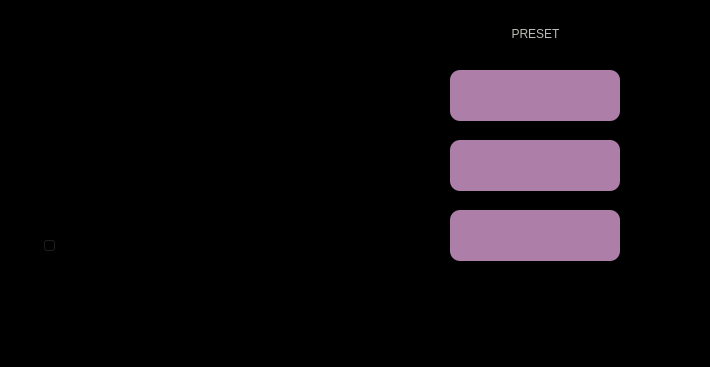
<?xml version="1.0" encoding="UTF-8"?>
<ui version="4.0">
 <class>HVSLRLightScreenLandscape</class>
 <widget class="QWidget" name="HVSLRLightScreenLandscape">
  <property name="geometry">
   <rect>
    <x>0</x>
    <y>0</y>
    <width>710</width>
    <height>367</height>
   </rect>
  </property>
  <property name="windowTitle">
   <string>Form</string>
  </property>
  <property name="styleSheet">
   <string notr="true">background:black;</string>
  </property>
  <widget class="QLabel" name="bodySpectrum">
   <property name="geometry">
    <rect>
     <x>111</x>
     <y>0</y>
     <width>228</width>
     <height>364</height>
    </rect>
   </property>
   <property name="styleSheet">
    <string notr="true">background-color: rgba(255, 255, 255, 0);</string>
   </property>
   <property name="text">
    <string>&lt;html&gt;&lt;head/&gt;&lt;body&gt;&lt;p&gt;&lt;img src=&quot;:/images/landscape/light_screen/Body_Spectrum_Normal_228x364.png&quot;/&gt;&lt;/p&gt;&lt;/body&gt;&lt;/html&gt;</string>
   </property>
  </widget>
  <widget class="QSlider" name="lightIntensityBarSlider">
   <property name="geometry">
    <rect>
     <x>30</x>
     <y>30</y>
     <width>40</width>
     <height>223</height>
    </rect>
   </property>
   <property name="maximum">
    <number>100</number>
   </property>
   <property name="singleStep">
    <number>1</number>
   </property>
   <property name="pageStep">
    <number>20</number>
   </property>
   <property name="value">
    <number>0</number>
   </property>
   <property name="tracking">
    <bool>false</bool>
   </property>
   <property name="orientation">
    <enum>Qt::Vertical</enum>
   </property>
  </widget>
  <widget class="QLabel" name="separationBar">
   <property name="geometry">
    <rect>
     <x>406</x>
     <y>269</y>
     <width>256</width>
     <height>3</height>
    </rect>
   </property>
   <property name="text">
    <string>&lt;html&gt;&lt;head/&gt;&lt;body&gt;&lt;p&gt;&lt;img src=&quot;:/images/landscape/light_screen/Separation_Bar_Normal_256x3.png&quot;/&gt;&lt;/p&gt;&lt;/body&gt;&lt;/html&gt;</string>
   </property>
  </widget>
  <widget class="QToolButton" name="whiteLightBtn">
   <property name="geometry">
    <rect>
     <x>580</x>
     <y>272</y>
     <width>93</width>
     <height>94</height>
    </rect>
   </property>
   <property name="styleSheet">
    <string notr="true">border: 0; background-color: rgba(255, 255, 255, 0);</string>
   </property>
   <property name="text">
    <string/>
   </property>
   <property name="icon">
    <iconset resource="../resources/resources.qrc">
     <normaloff>:/images/common/light_screen/White_Light_Ring_Normal_94x94.png</normaloff>
     <normalon>:/images/landscape/light_screen/White_Light_Active_94x94.png</normalon>:/images/common/light_screen/White_Light_Ring_Normal_94x94.png</iconset>
   </property>
   <property name="iconSize">
    <size>
     <width>93</width>
     <height>94</height>
    </size>
   </property>
   <property name="checkable">
    <bool>true</bool>
   </property>
   <property name="checked">
    <bool>false</bool>
   </property>
   <attribute name="buttonGroup">
    <string notr="true">lightButtonGroup</string>
   </attribute>
  </widget>
  <widget class="QLabel" name="lightDescription">
   <property name="geometry">
    <rect>
     <x>357</x>
     <y>6</y>
     <width>357</width>
     <height>286</height>
    </rect>
   </property>
   <property name="styleSheet">
    <string notr="true">background-color: rgba(255, 255, 255, 0);</string>
   </property>
   <property name="text">
    <string>&lt;html&gt;&lt;head/&gt;&lt;body&gt;&lt;p&gt;&lt;br/&gt;&lt;/p&gt;&lt;/body&gt;&lt;/html&gt;</string>
   </property>
  </widget>
  <widget class="QToolButton" name="blueLightBtn">
   <property name="geometry">
    <rect>
     <x>286</x>
     <y>61</y>
     <width>77</width>
     <height>77</height>
    </rect>
   </property>
   <property name="styleSheet">
    <string notr="true">border: 0; background-color: rgba(255, 255, 255, 0);</string>
   </property>
   <property name="text">
    <string/>
   </property>
   <property name="icon">
    <iconset resource="../resources/resources.qrc">
     <normaloff>:/images/landscape/light_screen/Blue_Icon_Normal_77x77.png</normaloff>
     <normalon>:/images/landscape/light_screen/Blue_Icon_Active_77x77.png</normalon>:/images/landscape/light_screen/Blue_Icon_Normal_77x77.png</iconset>
   </property>
   <property name="iconSize">
    <size>
     <width>77</width>
     <height>77</height>
    </size>
   </property>
   <property name="checkable">
    <bool>true</bool>
   </property>
   <property name="checked">
    <bool>false</bool>
   </property>
   <property name="autoExclusive">
    <bool>false</bool>
   </property>
   <attribute name="buttonGroup">
    <string notr="true">lightButtonGroup</string>
   </attribute>
  </widget>
  <widget class="QToolButton" name="violetLightBtn">
   <property name="geometry">
    <rect>
     <x>270</x>
     <y>0</y>
     <width>80</width>
     <height>72</height>
    </rect>
   </property>
   <property name="styleSheet">
    <string notr="true">border: 0; background-color: rgba(255, 255, 255, 0);</string>
   </property>
   <property name="text">
    <string/>
   </property>
   <property name="icon">
    <iconset resource="../resources/resources.qrc">
     <normaloff>:/images/landscape/light_screen/Violet_Icon_Normal_80x72.png</normaloff>
     <normalon>:/images/landscape/light_screen/Violet_Icon_Active_80x72.png</normalon>:/images/landscape/light_screen/Violet_Icon_Normal_80x72.png</iconset>
   </property>
   <property name="iconSize">
    <size>
     <width>80</width>
     <height>72</height>
    </size>
   </property>
   <property name="checkable">
    <bool>true</bool>
   </property>
   <property name="checked">
    <bool>false</bool>
   </property>
   <property name="autoExclusive">
    <bool>false</bool>
   </property>
   <attribute name="buttonGroup">
    <string notr="true">lightButtonGroup</string>
   </attribute>
  </widget>
  <widget class="QToolButton" name="yellowLightBtn">
   <property name="geometry">
    <rect>
     <x>289</x>
     <y>135</y>
     <width>86</width>
     <height>89</height>
    </rect>
   </property>
   <property name="styleSheet">
    <string notr="true">border: 0; background-color: rgba(255, 255, 255, 0);</string>
   </property>
   <property name="text">
    <string/>
   </property>
   <property name="icon">
    <iconset resource="../resources/resources.qrc">
     <normaloff>:/images/landscape/light_screen/Yellow_Icon_Normal_86x89.png</normaloff>
     <normalon>:/images/landscape/light_screen/Yellow_Icon_Active_86x89.png</normalon>:/images/landscape/light_screen/Yellow_Icon_Normal_86x89.png</iconset>
   </property>
   <property name="iconSize">
    <size>
     <width>86</width>
     <height>89</height>
    </size>
   </property>
   <property name="checkable">
    <bool>true</bool>
   </property>
   <property name="checked">
    <bool>false</bool>
   </property>
   <property name="autoExclusive">
    <bool>false</bool>
   </property>
   <attribute name="buttonGroup">
    <string notr="true">lightButtonGroup</string>
   </attribute>
  </widget>
  <widget class="QToolButton" name="redLightBtn">
   <property name="geometry">
    <rect>
     <x>294</x>
     <y>275</y>
     <width>79</width>
     <height>79</height>
    </rect>
   </property>
   <property name="styleSheet">
    <string notr="true">border: 0; background-color: rgba(255, 255, 255, 0);</string>
   </property>
   <property name="text">
    <string/>
   </property>
   <property name="icon">
    <iconset resource="../resources/resources.qrc">
     <normaloff>:/images/landscape/light_screen/Red_Icon_Normal_79x79.png</normaloff>
     <normalon>:/images/landscape/light_screen/Red_Icon_Active_79x79.png</normalon>:/images/landscape/light_screen/Red_Icon_Normal_79x79.png</iconset>
   </property>
   <property name="iconSize">
    <size>
     <width>79</width>
     <height>79</height>
    </size>
   </property>
   <property name="checkable">
    <bool>true</bool>
   </property>
   <property name="checked">
    <bool>false</bool>
   </property>
   <property name="autoExclusive">
    <bool>false</bool>
   </property>
   <attribute name="buttonGroup">
    <string notr="true">lightButtonGroup</string>
   </attribute>
  </widget>
  <widget class="QToolButton" name="indigoLightBtn">
   <property name="geometry">
    <rect>
     <x>92</x>
     <y>17</y>
     <width>103</width>
     <height>76</height>
    </rect>
   </property>
   <property name="styleSheet">
    <string notr="true">border: 0; background-color: rgba(255, 255, 255, 0);</string>
   </property>
   <property name="text">
    <string/>
   </property>
   <property name="icon">
    <iconset resource="../resources/resources.qrc">
     <normaloff>:/images/landscape/light_screen/Purple_Icon_Normal_103x76.png</normaloff>
     <normalon>:/images/landscape/light_screen/Purple_Icon_Active_103x76.png</normalon>:/images/landscape/light_screen/Purple_Icon_Normal_103x76.png</iconset>
   </property>
   <property name="iconSize">
    <size>
     <width>103</width>
     <height>76</height>
    </size>
   </property>
   <property name="checkable">
    <bool>true</bool>
   </property>
   <property name="checked">
    <bool>false</bool>
   </property>
   <property name="autoExclusive">
    <bool>false</bool>
   </property>
   <attribute name="buttonGroup">
    <string notr="true">lightButtonGroup</string>
   </attribute>
  </widget>
  <widget class="QToolButton" name="greenLightBtn">
   <property name="geometry">
    <rect>
     <x>77</x>
     <y>98</y>
     <width>82</width>
     <height>81</height>
    </rect>
   </property>
   <property name="styleSheet">
    <string notr="true">border: 0; background-color: rgba(255, 255, 255, 0);</string>
   </property>
   <property name="text">
    <string/>
   </property>
   <property name="icon">
    <iconset resource="../resources/resources.qrc">
     <normaloff>:/images/landscape/light_screen/Green_Icon_Normal_82x81.png</normaloff>
     <normalon>:/images/landscape/light_screen/Green_Icon_Active_82x81.png</normalon>:/images/landscape/light_screen/Green_Icon_Normal_82x81.png</iconset>
   </property>
   <property name="iconSize">
    <size>
     <width>82</width>
     <height>81</height>
    </size>
   </property>
   <property name="checkable">
    <bool>true</bool>
   </property>
   <property name="checked">
    <bool>false</bool>
   </property>
   <property name="autoExclusive">
    <bool>false</bool>
   </property>
   <attribute name="buttonGroup">
    <string notr="true">lightButtonGroup</string>
   </attribute>
  </widget>
  <widget class="QToolButton" name="orangeLightBtn">
   <property name="geometry">
    <rect>
     <x>76</x>
     <y>188</y>
     <width>90</width>
     <height>95</height>
    </rect>
   </property>
   <property name="styleSheet">
    <string notr="true">border: 0; background-color: rgba(255, 255, 255, 0);</string>
   </property>
   <property name="text">
    <string/>
   </property>
   <property name="icon">
    <iconset resource="../resources/resources.qrc">
     <normaloff>:/images/landscape/light_screen/Orange_Icon_Normal_90x95.png</normaloff>
     <normalon>:/images/landscape/light_screen/Orange_Icon_Active_90x95.png</normalon>:/images/landscape/light_screen/Orange_Icon_Normal_90x95.png</iconset>
   </property>
   <property name="iconSize">
    <size>
     <width>90</width>
     <height>95</height>
    </size>
   </property>
   <property name="checkable">
    <bool>true</bool>
   </property>
   <property name="checked">
    <bool>false</bool>
   </property>
   <property name="autoExclusive">
    <bool>false</bool>
   </property>
   <attribute name="buttonGroup">
    <string notr="true">lightButtonGroup</string>
   </attribute>
  </widget>
  <widget class="QToolButton" name="violetLightBtnArrow">
   <property name="enabled">
    <bool>false</bool>
   </property>
   <property name="geometry">
    <rect>
     <x>213</x>
     <y>20</y>
     <width>80</width>
     <height>26</height>
    </rect>
   </property>
   <property name="styleSheet">
    <string notr="true">border: 0; background-color: rgba(255, 255, 255, 0);</string>
   </property>
   <property name="text">
    <string/>
   </property>
   <property name="icon">
    <iconset>
     <disabledoff>:/images/landscape/light_screen/Violet_Arrow_Normal_80x26.png</disabledoff>
     <disabledon>:/images/landscape/light_screen/Violet_Arrow_Active_80x26.png</disabledon>
    </iconset>
   </property>
   <property name="iconSize">
    <size>
     <width>80</width>
     <height>26</height>
    </size>
   </property>
   <property name="checkable">
    <bool>true</bool>
   </property>
   <property name="checked">
    <bool>false</bool>
   </property>
   <attribute name="buttonGroup">
    <string notr="true">lightButtonArrowGroup</string>
   </attribute>
  </widget>
  <widget class="QToolButton" name="blueLightBtnArrow">
   <property name="enabled">
    <bool>false</bool>
   </property>
   <property name="geometry">
    <rect>
     <x>213</x>
     <y>86</y>
     <width>96</width>
     <height>26</height>
    </rect>
   </property>
   <property name="styleSheet">
    <string notr="true">border: 0; background-color: rgba(255, 255, 255, 0);</string>
   </property>
   <property name="text">
    <string/>
   </property>
   <property name="icon">
    <iconset>
     <disabledoff>:/images/landscape/light_screen/Blue_Arrow_Normal_96x26.png</disabledoff>
     <disabledon>:/images/landscape/light_screen/Blue_Arrow_Active_96x26.png</disabledon>
    </iconset>
   </property>
   <property name="iconSize">
    <size>
     <width>96</width>
     <height>26</height>
    </size>
   </property>
   <property name="checkable">
    <bool>true</bool>
   </property>
   <property name="checked">
    <bool>false</bool>
   </property>
   <attribute name="buttonGroup">
    <string notr="true">lightButtonArrowGroup</string>
   </attribute>
  </widget>
  <widget class="QToolButton" name="greenLightBtnArrow">
   <property name="enabled">
    <bool>false</bool>
   </property>
   <property name="geometry">
    <rect>
     <x>135</x>
     <y>124</y>
     <width>106</width>
     <height>30</height>
    </rect>
   </property>
   <property name="styleSheet">
    <string notr="true">border: 0; background-color: rgba(255, 255, 255, 0);</string>
   </property>
   <property name="text">
    <string/>
   </property>
   <property name="icon">
    <iconset>
     <disabledoff>:/images/landscape/light_screen/Green_Arrow_Normal_106X30.png</disabledoff>
     <disabledon>:/images/landscape/light_screen/Green_Arrow_Active_106X30.png</disabledon>
    </iconset>
   </property>
   <property name="iconSize">
    <size>
     <width>106</width>
     <height>30</height>
    </size>
   </property>
   <property name="checkable">
    <bool>true</bool>
   </property>
   <property name="checked">
    <bool>false</bool>
   </property>
   <attribute name="buttonGroup">
    <string notr="true">lightButtonArrowGroup</string>
   </attribute>
  </widget>
  <widget class="QToolButton" name="yellowLightBtnArrow">
   <property name="enabled">
    <bool>false</bool>
   </property>
   <property name="geometry">
    <rect>
     <x>213</x>
     <y>167</y>
     <width>105</width>
     <height>26</height>
    </rect>
   </property>
   <property name="styleSheet">
    <string notr="true">border: 0; background-color: rgba(255, 255, 255, 0);</string>
   </property>
   <property name="text">
    <string/>
   </property>
   <property name="icon">
    <iconset>
     <disabledoff>:/images/landscape/light_screen/Yellow_Arrow_Normal_105x26.png</disabledoff>
     <disabledon>:/images/landscape/light_screen/Yellow_Arrow_Active_105x26.png</disabledon>
    </iconset>
   </property>
   <property name="iconSize">
    <size>
     <width>105</width>
     <height>26</height>
    </size>
   </property>
   <property name="checkable">
    <bool>true</bool>
   </property>
   <property name="checked">
    <bool>false</bool>
   </property>
   <attribute name="buttonGroup">
    <string notr="true">lightButtonArrowGroup</string>
   </attribute>
  </widget>
  <widget class="QToolButton" name="orangeLightBtnArrow">
   <property name="enabled">
    <bool>false</bool>
   </property>
   <property name="geometry">
    <rect>
     <x>134</x>
     <y>223</y>
     <width>105</width>
     <height>26</height>
    </rect>
   </property>
   <property name="styleSheet">
    <string notr="true">border: 0; background-color: rgba(255, 255, 255, 0);</string>
   </property>
   <property name="text">
    <string/>
   </property>
   <property name="icon">
    <iconset>
     <disabledoff>:/images/landscape/light_screen/Orange_Arrow_Normal_105x26.png</disabledoff>
     <disabledon>:/images/landscape/light_screen/Orange_Arrow_Active_105x26.png</disabledon>
    </iconset>
   </property>
   <property name="iconSize">
    <size>
     <width>105</width>
     <height>26</height>
    </size>
   </property>
   <property name="checkable">
    <bool>true</bool>
   </property>
   <property name="checked">
    <bool>false</bool>
   </property>
   <attribute name="buttonGroup">
    <string notr="true">lightButtonArrowGroup</string>
   </attribute>
  </widget>
  <widget class="QToolButton" name="redLightBtnArrow">
   <property name="enabled">
    <bool>false</bool>
   </property>
   <property name="geometry">
    <rect>
     <x>232</x>
     <y>297</y>
     <width>88</width>
     <height>36</height>
    </rect>
   </property>
   <property name="styleSheet">
    <string notr="true">border: 0; background-color: rgba(255, 255, 255, 0);</string>
   </property>
   <property name="text">
    <string/>
   </property>
   <property name="icon">
    <iconset>
     <disabledoff>:/images/landscape/light_screen/Red_Arrow_Normal_88x26.png</disabledoff>
     <disabledon>:/images/landscape/light_screen/Red_Arrow_Active_88x26.png</disabledon>
    </iconset>
   </property>
   <property name="iconSize">
    <size>
     <width>88</width>
     <height>26</height>
    </size>
   </property>
   <property name="checkable">
    <bool>true</bool>
   </property>
   <property name="checked">
    <bool>false</bool>
   </property>
   <attribute name="buttonGroup">
    <string notr="true">lightButtonArrowGroup</string>
   </attribute>
  </widget>
  <widget class="QToolButton" name="indigoLightBtnArrow">
   <property name="enabled">
    <bool>false</bool>
   </property>
   <property name="geometry">
    <rect>
     <x>162</x>
     <y>37</y>
     <width>82</width>
     <height>36</height>
    </rect>
   </property>
   <property name="styleSheet">
    <string notr="true">border: 0; background-color: rgba(255, 255, 255, 0);</string>
   </property>
   <property name="text">
    <string/>
   </property>
   <property name="icon">
    <iconset>
     <disabledoff>:/images/landscape/light_screen/Indigo_Arrow_Normal_82x36.png</disabledoff>
     <disabledon>:/images/landscape/light_screen/Indigo_Arrow_Active_82x36.png</disabledon>
    </iconset>
   </property>
   <property name="iconSize">
    <size>
     <width>82</width>
     <height>36</height>
    </size>
   </property>
   <property name="checkable">
    <bool>true</bool>
   </property>
   <property name="checked">
    <bool>false</bool>
   </property>
   <attribute name="buttonGroup">
    <string notr="true">lightButtonArrowGroup</string>
   </attribute>
  </widget>
  <widget class="QToolButton" name="brightnessToggleBtn">
   <property name="enabled">
    <bool>true</bool>
   </property>
   <property name="geometry">
    <rect>
     <x>10</x>
     <y>270</y>
     <width>81</width>
     <height>71</height>
    </rect>
   </property>
   <property name="layoutDirection">
    <enum>Qt::LeftToRight</enum>
   </property>
   <property name="autoFillBackground">
    <bool>false</bool>
   </property>
   <property name="styleSheet">
    <string notr="true">border:none</string>
   </property>
   <property name="text">
    <string/>
   </property>
   <property name="icon">
    <iconset resource="../resources/resources.qrc">
     <normaloff>:/images/common/light_screen/Light_Icon_Off_69x73.png</normaloff>
     <normalon>:/images/landscape/main_window/Light_Icon_Active_69x73.png</normalon>:/images/common/light_screen/Light_Icon_Off_69x73.png</iconset>
   </property>
   <property name="iconSize">
    <size>
     <width>60</width>
     <height>60</height>
    </size>
   </property>
   <property name="checkable">
    <bool>true</bool>
   </property>
   <property name="checked">
    <bool>true</bool>
   </property>
  </widget>
  <widget class="QToolButton" name="chromaLightBtn">
   <property name="geometry">
    <rect>
     <x>390</x>
     <y>270</y>
     <width>94</width>
     <height>94</height>
    </rect>
   </property>
   <property name="styleSheet">
    <string notr="true">border: 0; background-color: rgba(255, 255, 255, 0);
</string>
   </property>
   <property name="text">
    <string/>
   </property>
   <property name="icon">
    <iconset resource="../resources/resources.qrc">
     <normaloff>:/images/common/hvslr_screen/croma-light-icon61px.png</normaloff>:/images/common/hvslr_screen/croma-light-icon61px.png</iconset>
   </property>
   <property name="iconSize">
    <size>
     <width>94</width>
     <height>94</height>
    </size>
   </property>
   <property name="checkable">
    <bool>true</bool>
   </property>
   <property name="checked">
    <bool>false</bool>
   </property>
   <attribute name="buttonGroup">
    <string notr="true">lightButtonGroup</string>
   </attribute>
  </widget>
  <widget class="ClickableLabel" name="QlableWhiteWheel">
   <property name="geometry">
    <rect>
     <x>110</x>
     <y>40</y>
     <width>250</width>
     <height>250</height>
    </rect>
   </property>
   <property name="focusPolicy">
    <enum>Qt::ClickFocus</enum>
   </property>
   <property name="styleSheet">
    <string notr="true">background-color: rgba(255, 255, 255, 0);</string>
   </property>
   <property name="text">
    <string>WhiteWheel</string>
   </property>
  </widget>
  <widget class="QLabel" name="presetLabel">
   <property name="geometry">
    <rect>
     <x>460</x>
     <y>18</y>
     <width>151</width>
     <height>31</height>
    </rect>
   </property>
   <property name="styleSheet">
    <string notr="true">color: rgb(186, 189, 182);
font: 57 21pt &quot;Ubuntu&quot;;</string>
   </property>
   <property name="text">
    <string>PRESET</string>
   </property>
   <property name="alignment">
    <set>Qt::AlignCenter</set>
   </property>
  </widget>
  <widget class="ClickableLabel" name="QlableColorWheel">
   <property name="geometry">
    <rect>
     <x>110</x>
     <y>40</y>
     <width>250</width>
     <height>250</height>
    </rect>
   </property>
   <property name="focusPolicy">
    <enum>Qt::ClickFocus</enum>
   </property>
   <property name="styleSheet">
    <string notr="true">background-color: rgba(255, 255, 255, 0);</string>
   </property>
   <property name="text">
    <string>colorWheel</string>
   </property>
  </widget>
  <widget class="QToolButton" name="moodLightBtn">
   <property name="geometry">
    <rect>
     <x>200</x>
     <y>120</y>
     <width>71</width>
     <height>91</height>
    </rect>
   </property>
   <property name="styleSheet">
    <string notr="true">border: 0; background-color: rgba(255, 255, 255, 0);
</string>
   </property>
   <property name="text">
    <string/>
   </property>
   <property name="icon">
    <iconset resource="../resources/resources.qrc">
     <normaloff>:/images/common/hvslr_screen/Mood light.png</normaloff>:/images/common/hvslr_screen/Mood light.png</iconset>
   </property>
   <property name="iconSize">
    <size>
     <width>94</width>
     <height>94</height>
    </size>
   </property>
   <property name="checkable">
    <bool>true</bool>
   </property>
   <property name="checked">
    <bool>false</bool>
   </property>
   <attribute name="buttonGroup">
    <string notr="true">lightButtonGroup</string>
   </attribute>
  </widget>
  <widget class="LongPress" name="toolButtonColorPreset2">
   <property name="geometry">
    <rect>
     <x>450</x>
     <y>140</y>
     <width>170</width>
     <height>51</height>
    </rect>
   </property>
   <property name="palette">
    <palette>
     <active>
      <colorrole role="Button">
       <brush brushstyle="SolidPattern">
        <color alpha="255">
         <red>173</red>
         <green>127</green>
         <blue>168</blue>
        </color>
       </brush>
      </colorrole>
      <colorrole role="Base">
       <brush brushstyle="SolidPattern">
        <color alpha="255">
         <red>173</red>
         <green>127</green>
         <blue>168</blue>
        </color>
       </brush>
      </colorrole>
      <colorrole role="Window">
       <brush brushstyle="SolidPattern">
        <color alpha="255">
         <red>173</red>
         <green>127</green>
         <blue>168</blue>
        </color>
       </brush>
      </colorrole>
     </active>
     <inactive>
      <colorrole role="Button">
       <brush brushstyle="SolidPattern">
        <color alpha="255">
         <red>173</red>
         <green>127</green>
         <blue>168</blue>
        </color>
       </brush>
      </colorrole>
      <colorrole role="Base">
       <brush brushstyle="SolidPattern">
        <color alpha="255">
         <red>173</red>
         <green>127</green>
         <blue>168</blue>
        </color>
       </brush>
      </colorrole>
      <colorrole role="Window">
       <brush brushstyle="SolidPattern">
        <color alpha="255">
         <red>173</red>
         <green>127</green>
         <blue>168</blue>
        </color>
       </brush>
      </colorrole>
     </inactive>
     <disabled>
      <colorrole role="Button">
       <brush brushstyle="SolidPattern">
        <color alpha="255">
         <red>173</red>
         <green>127</green>
         <blue>168</blue>
        </color>
       </brush>
      </colorrole>
      <colorrole role="Base">
       <brush brushstyle="SolidPattern">
        <color alpha="255">
         <red>173</red>
         <green>127</green>
         <blue>168</blue>
        </color>
       </brush>
      </colorrole>
      <colorrole role="Window">
       <brush brushstyle="SolidPattern">
        <color alpha="255">
         <red>173</red>
         <green>127</green>
         <blue>168</blue>
        </color>
       </brush>
      </colorrole>
     </disabled>
    </palette>
   </property>
   <property name="styleSheet">
    <string notr="true">background-color:rgb(173, 127, 168);
border-radius: 10px
</string>
   </property>
   <property name="text">
    <string/>
   </property>
  </widget>
  <widget class="LongPress" name="toolButtonColorPreset1">
   <property name="geometry">
    <rect>
     <x>450</x>
     <y>70</y>
     <width>170</width>
     <height>51</height>
    </rect>
   </property>
   <property name="palette">
    <palette>
     <active>
      <colorrole role="Button">
       <brush brushstyle="SolidPattern">
        <color alpha="255">
         <red>173</red>
         <green>127</green>
         <blue>168</blue>
        </color>
       </brush>
      </colorrole>
      <colorrole role="Base">
       <brush brushstyle="SolidPattern">
        <color alpha="255">
         <red>173</red>
         <green>127</green>
         <blue>168</blue>
        </color>
       </brush>
      </colorrole>
      <colorrole role="Window">
       <brush brushstyle="SolidPattern">
        <color alpha="255">
         <red>173</red>
         <green>127</green>
         <blue>168</blue>
        </color>
       </brush>
      </colorrole>
     </active>
     <inactive>
      <colorrole role="Button">
       <brush brushstyle="SolidPattern">
        <color alpha="255">
         <red>173</red>
         <green>127</green>
         <blue>168</blue>
        </color>
       </brush>
      </colorrole>
      <colorrole role="Base">
       <brush brushstyle="SolidPattern">
        <color alpha="255">
         <red>173</red>
         <green>127</green>
         <blue>168</blue>
        </color>
       </brush>
      </colorrole>
      <colorrole role="Window">
       <brush brushstyle="SolidPattern">
        <color alpha="255">
         <red>173</red>
         <green>127</green>
         <blue>168</blue>
        </color>
       </brush>
      </colorrole>
     </inactive>
     <disabled>
      <colorrole role="Button">
       <brush brushstyle="SolidPattern">
        <color alpha="255">
         <red>173</red>
         <green>127</green>
         <blue>168</blue>
        </color>
       </brush>
      </colorrole>
      <colorrole role="Base">
       <brush brushstyle="SolidPattern">
        <color alpha="255">
         <red>173</red>
         <green>127</green>
         <blue>168</blue>
        </color>
       </brush>
      </colorrole>
      <colorrole role="Window">
       <brush brushstyle="SolidPattern">
        <color alpha="255">
         <red>173</red>
         <green>127</green>
         <blue>168</blue>
        </color>
       </brush>
      </colorrole>
     </disabled>
    </palette>
   </property>
   <property name="styleSheet">
    <string notr="true">background-color:rgb(173, 127, 168);
border-radius: 10px
</string>
   </property>
   <property name="text">
    <string/>
   </property>
  </widget>
  <widget class="LongPress" name="toolButtonColorPreset3">
   <property name="geometry">
    <rect>
     <x>450</x>
     <y>210</y>
     <width>170</width>
     <height>51</height>
    </rect>
   </property>
   <property name="palette">
    <palette>
     <active>
      <colorrole role="Button">
       <brush brushstyle="SolidPattern">
        <color alpha="255">
         <red>173</red>
         <green>127</green>
         <blue>168</blue>
        </color>
       </brush>
      </colorrole>
      <colorrole role="Base">
       <brush brushstyle="SolidPattern">
        <color alpha="255">
         <red>173</red>
         <green>127</green>
         <blue>168</blue>
        </color>
       </brush>
      </colorrole>
      <colorrole role="Window">
       <brush brushstyle="SolidPattern">
        <color alpha="255">
         <red>173</red>
         <green>127</green>
         <blue>168</blue>
        </color>
       </brush>
      </colorrole>
     </active>
     <inactive>
      <colorrole role="Button">
       <brush brushstyle="SolidPattern">
        <color alpha="255">
         <red>173</red>
         <green>127</green>
         <blue>168</blue>
        </color>
       </brush>
      </colorrole>
      <colorrole role="Base">
       <brush brushstyle="SolidPattern">
        <color alpha="255">
         <red>173</red>
         <green>127</green>
         <blue>168</blue>
        </color>
       </brush>
      </colorrole>
      <colorrole role="Window">
       <brush brushstyle="SolidPattern">
        <color alpha="255">
         <red>173</red>
         <green>127</green>
         <blue>168</blue>
        </color>
       </brush>
      </colorrole>
     </inactive>
     <disabled>
      <colorrole role="Button">
       <brush brushstyle="SolidPattern">
        <color alpha="255">
         <red>173</red>
         <green>127</green>
         <blue>168</blue>
        </color>
       </brush>
      </colorrole>
      <colorrole role="Base">
       <brush brushstyle="SolidPattern">
        <color alpha="255">
         <red>173</red>
         <green>127</green>
         <blue>168</blue>
        </color>
       </brush>
      </colorrole>
      <colorrole role="Window">
       <brush brushstyle="SolidPattern">
        <color alpha="255">
         <red>173</red>
         <green>127</green>
         <blue>168</blue>
        </color>
       </brush>
      </colorrole>
     </disabled>
    </palette>
   </property>
   <property name="styleSheet">
    <string notr="true">background-color:rgb(173, 127, 168);
border-radius: 10px
</string>
   </property>
   <property name="text">
    <string/>
   </property>
  </widget>
  <widget class="QToolButton" name="colorLightBtn">
   <property name="geometry">
    <rect>
     <x>485</x>
     <y>270</y>
     <width>94</width>
     <height>94</height>
    </rect>
   </property>
   <property name="styleSheet">
    <string notr="true">border: 0; background-color: rgba(255, 255, 255, 0);</string>
   </property>
   <property name="text">
    <string/>
   </property>
   <property name="icon">
    <iconset resource="../resources/resources.qrc">
     <normaloff>:/images/common/light_screen/Mood_Light_Ring_Normal_103x94.png</normaloff>
     <normalon>:/images/landscape/light_screen/Mood_Light_Active_103x94.png</normalon>:/images/common/light_screen/Mood_Light_Ring_Normal_103x94.png</iconset>
   </property>
   <property name="iconSize">
    <size>
     <width>94</width>
     <height>94</height>
    </size>
   </property>
   <property name="checkable">
    <bool>true</bool>
   </property>
   <property name="checked">
    <bool>false</bool>
   </property>
   <attribute name="buttonGroup">
    <string notr="true">lightButtonGroup</string>
   </attribute>
  </widget>
  <zorder>lightDescription</zorder>
  <zorder>bodySpectrum</zorder>
  <zorder>lightIntensityBarSlider</zorder>
  <zorder>whiteLightBtn</zorder>
  <zorder>yellowLightBtn</zorder>
  <zorder>redLightBtn</zorder>
  <zorder>indigoLightBtn</zorder>
  <zorder>greenLightBtn</zorder>
  <zorder>orangeLightBtn</zorder>
  <zorder>separationBar</zorder>
  <zorder>blueLightBtn</zorder>
  <zorder>violetLightBtnArrow</zorder>
  <zorder>blueLightBtnArrow</zorder>
  <zorder>greenLightBtnArrow</zorder>
  <zorder>yellowLightBtnArrow</zorder>
  <zorder>orangeLightBtnArrow</zorder>
  <zorder>redLightBtnArrow</zorder>
  <zorder>indigoLightBtnArrow</zorder>
  <zorder>violetLightBtn</zorder>
  <zorder>brightnessToggleBtn</zorder>
  <zorder>chromaLightBtn</zorder>
  <zorder>QlableWhiteWheel</zorder>
  <zorder>presetLabel</zorder>
  <zorder>QlableColorWheel</zorder>
  <zorder>toolButtonColorPreset2</zorder>
  <zorder>toolButtonColorPreset1</zorder>
  <zorder>toolButtonColorPreset3</zorder>
  <zorder>colorLightBtn</zorder>
  <zorder>moodLightBtn</zorder>
 </widget>
 <customwidgets>
  <customwidget>
   <class>ClickableLabel</class>
   <extends>QLabel</extends>
   <header>hvslr_light_control/clickablelabel.h</header>
  </customwidget>
  <customwidget>
   <class>LongPress</class>
   <extends>QToolButton</extends>
   <header location="global">hvslr_light_control/longpress.h</header>
  </customwidget>
 </customwidgets>
 <resources>
  <include location="../resources/resources.qrc"/>
  <include location="../resources/resources.qrc"/>
 </resources>
 <connections/>
 <buttongroups>
  <buttongroup name="lightButtonGroup">
   <property name="exclusive">
    <bool>true</bool>
   </property>
  </buttongroup>
  <buttongroup name="lightButtonArrowGroup">
   <property name="exclusive">
    <bool>true</bool>
   </property>
  </buttongroup>
 </buttongroups>
</ui>
